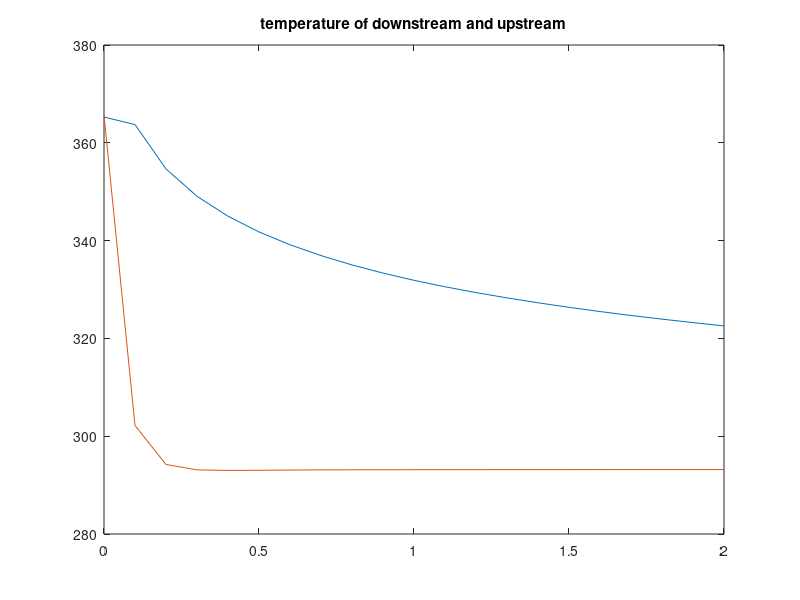
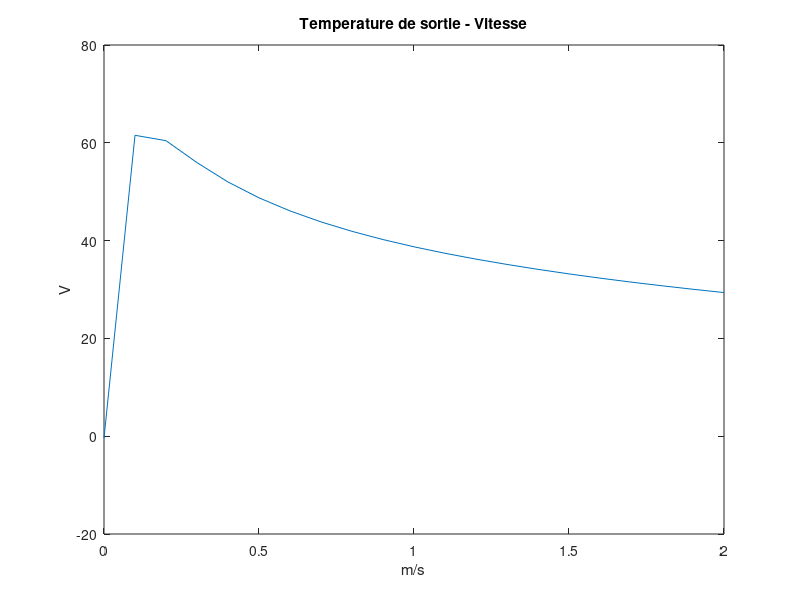
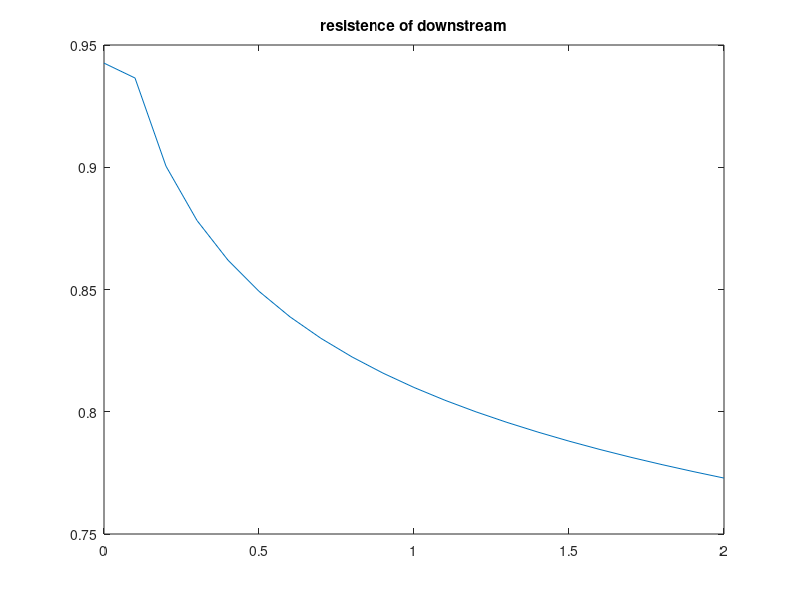
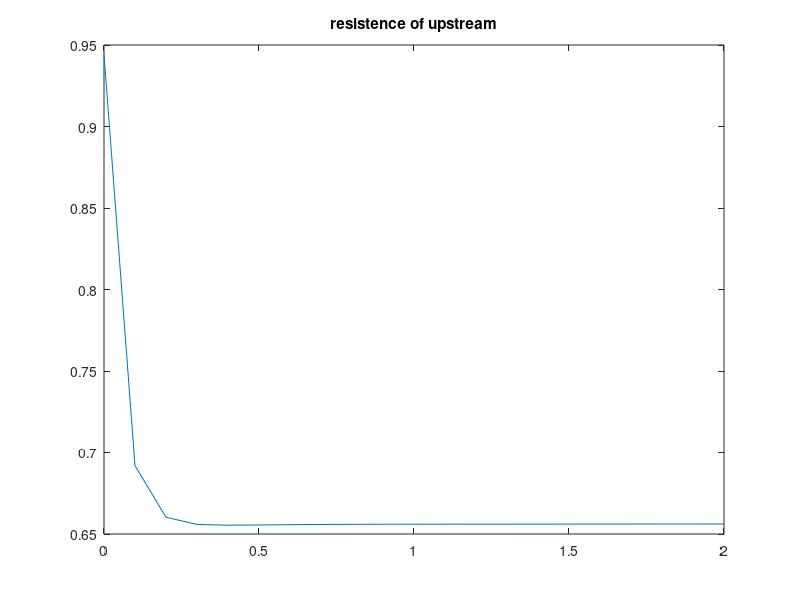

MATLAB code for these plots, in order:
clear;
clc;

v=0:0.1:2;
v=v';
upstream=load('upstream.txt')';
downstream=load('downstream.txt')';

figure(1)
plot(v,downstream,v,upstream)
title('temperature of downstream and upstream')

figure(2)
plot(v,downstream-upstream)
title('Difference of temperature of downstream and upstream - Vitesse')
title('Temperature de sortie - Vitesse')
xlabel('m/s')
ylabel('V')


ro=6.84e-8;
roT=0.0069;

L=517e-6;
t=2e-7;
W=307e-6;

res_downstream=ro*L/(t*W)*(1+roT*(downstream-273));

res_upstream=ro*L/(t*W)*(1+roT*(upstream-273));

figure(3)

plot(v,res_downstream)
title('resistence of downstream')

figure(4)

plot(v,res_upstream)
title('resistence of upstream')

res_com=ro*L/(t*W)*(1+roT*27);

V=5;

detV=V*(1/2-(res_downstream)./(res_com+res_downstream));
figure(5)
plot(v,detV)
% ylim([-0.5,0.5])
title('Tension de sortie - Vitesse')
xlabel('m/s')
ylabel('V')
